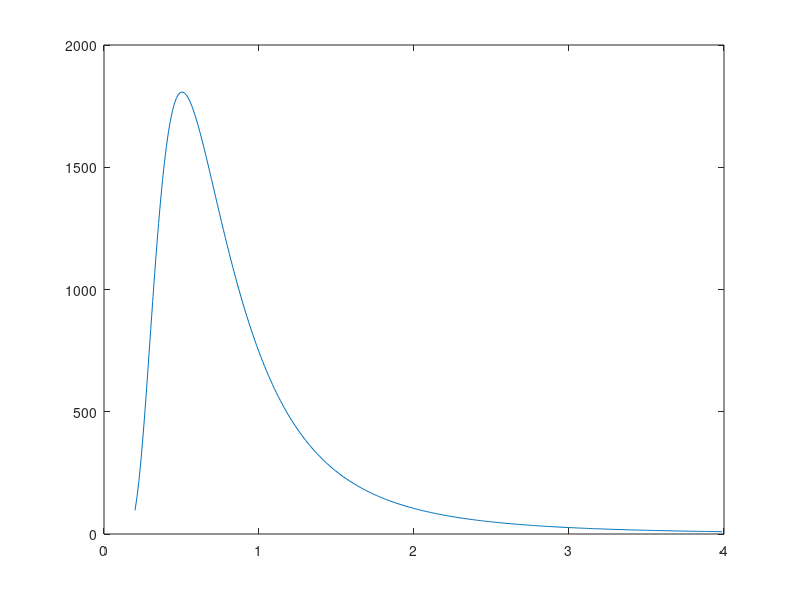

Recreate this plot in MATLAB. (Note: this script raises an error after producing the figure.)
clear;
clc;
resolution = 300;
h = 6.62607015 * 10^(-34);
c = 3* 10^8;
k_b = 1.380649 * 10^(-23);
Temp = 5672; 
G = zeros(1,resolution);
n = 1;
shortest_wavelength = 0.2;
longest_wavelength = 4;
increment = ((longest_wavelength-shortest_wavelength)/resolution);
lambda = zeros(1,resolution);
time_step = 200;

%parameters for perovskite
T_pev_base = 300; %K, base temperature of perovskite
T_pev_control = zeros(1,time_step);
T_pev_exp = zeros(1,time_step);
k_pev = 0.3; %W/(m*K)

%paremeters for tetracene
T_tet_base = 300;
T_tet = zeros(1,time_step);
k_tet = 0.16;


%bandgap of perovskite
bandgap_pev_base = 1.56; %eV
bandgap_pev_control = zeros(1,time_step);
bandgap_pev_control(1,1) = bandgap_pev_base;

bandgap_pev_exp = zeros(1,time_step);
bandgap_pev_exp(1,1) = bandgap_pev_base;


%thermal properties of perovskite
beta_pev = 311; %J/(kg*K)
%1J = 1.602*10^(19)eV
thickness_pev = 3000; %m
l = 1; %m
volume_pev = thickness_pev * l * l;
bulk_density_pev = 4286.4; %kg/m^3
mass_pev = bulk_density_pev * volume_pev;
binding_energy_pev = 50*10^(-3); %eV

%thermal properties of tetracene
beta_tet = 1585;
thickness_tet = 3000;
volume_tet = thickness_tet * l * l;
density_tet = 1.2; %g/cm^3
mass_tet = density_tet * 10^(6) * 10^(-3) * volume_tet;
bandgap_tet = 2.43; 

%electron-phonon interaction
A_eff = 8.09*10^(-3); % eV
hw_eff = 5.87 * 10^(-3); % eV

%thermal expansion influence
alpha_v = 1.57*10^(-4); %1/K
bulk_modulus = 18.8; %GPa
bandgap_change_pressure_pev = -50*10^(-3); %eV/GPa



%document of wavelength
for i = 1:1:resolution
    lambda(1,i) = shortest_wavelength + (i-1)*increment;
end


g_inv = zeros(1,resolution);
%graph for irradiance
figure
graph_space = linspace(shortest_wavelength,longest_wavelength,resolution);
for i = 1:1:resolution
G(1,n) = 0.809*((10293)*(lambda(1,i)^(-5)))* 1/(exp(2.5/lambda(1,i))-1);
g_inv(1,n) = G(1,n)*increment;
n = n+1;
end
plot(lambda,G);
g_total = sum(g_inv,'all');
% # of photons
phi = zeros(1,resolution);
for i = 1:1:resolution
    phi(1,i) = (G(1,i)* lambda(1,i))/(h*c);
end

%energy of photons
e_photons = zeros(1,resolution);
for i=1:1:resolution
    e_photons(1,i) = ((h*c)/(10^(-6)*lambda(1,i)))/(1.602*10^(-19));
end


%perovskite control case
e_w_control = zeros(resolution,time_step);
sum_e_w_control = zeros(1,time_step);
below_eg_control = zeros(resolution,time_step);
sum_below_eg_control = zeros(1,time_step);
for i = 1:1:time_step
    for j = 1:1:resolution
        if (e_photons(1,j) > (bandgap_pev_control(1,i)+binding_energy_pev))
            e_w_control(i,j) = phi(1,j)*e_photons(1,j) - phi(1,j)*(bandgap_pev_control(1,i)+binding_energy_pev);
            sum_e_w_control(1,i) = sum_e_w_control(1,i) + e_w_control(i,j);
        end
        if (e_photons(1,j) < bandgap_pev_control(1,i) + binding_energy_pev)
            below_eg_control(i,j) = phi(1,j)*e_photons(1,j);
            sum_below_eg_control(1,i) = sum_below_eg_control(1,i) + below_eg_control(i,j);
        end
    end


%temperature rise because of thermalization
    if i == 1
    T_pev_control(1,i) = T_pev_base;
    else
    T_pev_control(1,i) = T_pev_control(1,i-1) + ((sum_e_w_control(1,i))/(1.602*10^(19)))/(mass_pev*beta_pev);
    end
    
    if T_pev_control(1,i) >= 65 + 273.15
        T_pev_control(1,i) = 65+ 273.15;
    end
electron_phonon_interaction = ((A_eff)/(4*T_pev_control(1,i)))*(hw_eff/(k_b*T_pev_control(1,i))) * (1/(sinh(hw_eff/(2*k_b*T_pev_control(1,i)))));
thermal_expansion_pev = -alpha_v * bulk_modulus * bandgap_change_pressure_pev;

if i == 1
    bandgap_pev_control(1,i+1) = bandgap_pev_control(1,i) + (thermal_expansion_pev + electron_phonon_interaction)*(T_pev_control(1,i) - T_pev_base);
else
    bandgap_pev_control(1,i+1) = bandgap_pev_control(1,i) + (thermal_expansion_pev + electron_phonon_interaction)*(T_pev_control(1,i) - T_pev_control(1,i-1));
end
end

e_total = 0;
fraction_sum_below_eg_control = zeros(1,time_step);
fraction_sum_e_w_control = zeros(1,time_step);
for i = 1:1:resolution
    e_total = e_total + phi(1,i)*e_photons(1,i);
end
for i = 1:1:time_step
fraction_sum_below_eg_control(1,i)= sum_below_eg_control(1,i)/e_total;
fraction_sum_e_w_control(1,i) = sum_e_w_control(1,i)/e_total;
end


%perovskite exp case
e_w_exp = zeros(resolution,time_step);
sum_e_w_exp = zeros(1,time_step);
below_eg_exp = zeros(resolution,time_step);
sum_below_eg_exp = zeros(1,time_step);
e_w_tet = zeros(resolution,time_step);
sum_e_w_tet = zeros(1,time_step);
below_eg_tet = zeros(resolution,time_step);
sum_below_eg_tet = zeros(1,time_step);

for i = 1:1:time_step
    for j = 1:1:resolution
        if (e_photons(1,j) > (bandgap_pev_exp(1,i)+binding_energy_pev) && e_photons(1,j) < bandgap_tet)
            e_w_exp(i,j) = phi(1,j)*e_photons(1,j) - phi(1,j)*(bandgap_pev_exp(1,i)+binding_energy_pev);
            sum_e_w_exp(1,i) = sum_e_w_exp(1,i) + e_w_exp(i,j);
            below_eg_tet(i,j) = phi(1,j)*e_photons(1,j);
            sum_below_eg_tet(1,i) = sum_below_eg_tet(1,i) + below_eg_tet(i,j);
        end
        if (e_photons(1,j) < bandgap_pev_exp(1,i) + binding_energy_pev)
            below_eg_exp(i,j) = phi(1,j)*e_photons(1,j);
            sum_below_eg_exp(1,i) = sum_below_eg_exp(1,i) + below_eg_exp(i,j);
            below_eg_tet(i,j) = phi(1,j)*e_photons(1,j);
            sum_below_eg_tet(1,i) = sum_below_eg_tet(1,i) + below_eg_tet(i,j);
        end
        if (e_photons(1,j) > bandgap_tet)
            e_w_tet(1,j) = phi(1,j)*e_photons(1,j) - phi(1,j)*bandgap_tet;
            sum_e_w_tet(1,i) = sum_e_w_tet(1,i) + e_w_tet(1,j);
        end
    end
 
    %temperature rise because of thermalization
    if i == 1
    T_pev_exp(1,i) = T_pev_base;
    else
    T_pev_exp(1,i) = T_pev_exp(1,i-1) + ((sum_e_w_exp(1,i))/(1.602*10^(19)))/(mass_pev*beta_pev);
    end

    if i == 1
    T_tet(1,i) = T_tet_base;
    else
    T_tet(1,i) = T_tet(1,i-1) + ((sum_e_w_tet(1,i))/(1.602*10^(19)))/(mass_tet*beta_tet);
    end


    % heat transfer
    T_pev_exp(1,i) = ((k_tet/thickness_tet)*T_tet(1,i) + (k_pev/thickness_pev)*T_pev_exp(1,i))/((k_tet/thickness_tet)+(k_pev/thickness_pev));
    T_tet(1,i) = T_pev_exp(1,i);
    
    if T_pev_exp(1,i) >= 65 + 273.15
        T_pev_exp(1,i) = 65 + 273.15;
        T_tet(1,i) = T_pev_exp(1,i);
    end


    %bandgap recalculation
electron_phonon_interaction = ((A_eff)/(4*T_pev_control(1,i)))*(hw_eff/(k_b*T_pev_control(1,i))) * (1/(sinh(hw_eff/(2*k_b*T_pev_control(1,i)))));
thermal_expansion_pev = -alpha_v * bulk_modulus * bandgap_change_pressure_pev;

if i == 1
    bandgap_pev_exp(1,i+1) = bandgap_pev_exp(1,i) + (thermal_expansion_pev + electron_phonon_interaction)*(T_pev_exp(1,i) - T_pev_base);
else
    bandgap_pev_exp(1,i+1) = bandgap_pev_exp(1,i) + (thermal_expansion_pev + electron_phonon_interaction)*(T_pev_exp(1,i) - T_pev_exp(1,i-1));
end


end

    %fraction for pev_exp
    e_total = 0;
fraction_sum_below_eg_exp = zeros(1,time_step);
fraction_sum_e_w_exp = zeros(1,time_step);
for i = 1:1:resolution
    e_total = e_total + phi(1,i)*e_photons(1,i);
end
for i = 1:1:time_step
fraction_sum_below_eg_exp(1,i)= sum_below_eg_exp(1,i)/e_total;
fraction_sum_e_w_exp(1,i) = sum_e_w_exp(1,i)/e_total;
end

    %fraction for tet
    e_total = 0;
fraction_sum_below_tet = zeros(1,time_step);
fraction_sum_e_w_tet = zeros(1,time_step);
for i = 1:1:resolution
    e_total = e_total + phi(1,i)*e_photons(1,i);
end
for i = 1:1:time_step
fraction_sum_below_tet(1,i)= sum_below_eg_tet(1,i)/e_total;
fraction_sum_e_w_tet(1,i) = sum_e_w_tet(1,i)/e_total;
end


figure
    plot(T_pev_control,'-b')
    hold on
    plot(T_pev_exp,'--r')
    hold off
    legend('control','experimental','location','east')
    xlabel('time (s)')
    ylabel('Temperature (K)')

x = [fraction_sum_e_w_control(1,1)*100; fraction_sum_below_eg_control(1,1)*100];
y = [fraction_sum_e_w_control(1,1)*100 fraction_sum_e_w_exp(1,1)*100; fraction_sum_below_eg_control(1,1)*100 fraction_sum_below_eg_exp(1,1)*100];
z = [fraction_sum_e_w_tet(1,1)*100; fraction_sum_below_tet(1,1)*100];

figure
bar(y)
hold off

figure
bar(z)


